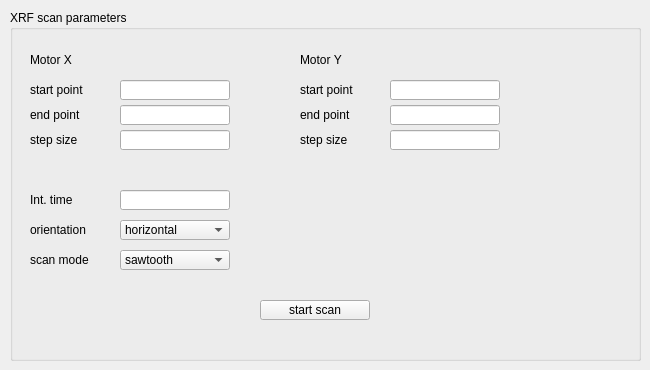
    <widget class="QWidget" name="XRF">
     <attribute name="title">
      <string>XRF</string>
     </attribute>
     <widget class="QGroupBox" name="groupBox_10">
      <property name="enabled">
       <bool>true</bool>
      </property>
      <property name="geometry">
       <rect>
        <x>10</x>
        <y>10</y>
        <width>631</width>
        <height>351</height>
       </rect>
      </property>
      <property name="title">
       <string>XRF scan parameters</string>
      </property>
      <widget class="QLabel" name="label_39">
       <property name="geometry">
        <rect>
         <x>20</x>
         <y>70</y>
         <width>90</width>
         <height>20</height>
        </rect>
       </property>
       <property name="text">
        <string>start point</string>
       </property>
      </widget>
      <widget class="QLineEdit" name="setStartPointX">
       <property name="geometry">
        <rect>
         <x>110</x>
         <y>70</y>
         <width>110</width>
         <height>20</height>
        </rect>
       </property>
      </widget>
      <widget class="QLabel" name="label_40">
       <property name="geometry">
        <rect>
         <x>20</x>
         <y>95</y>
         <width>90</width>
         <height>20</height>
        </rect>
       </property>
       <property name="text">
        <string>end point</string>
       </property>
      </widget>
      <widget class="QLineEdit" name="setEndPointX">
       <property name="geometry">
        <rect>
         <x>110</x>
         <y>95</y>
         <width>110</width>
         <height>20</height>
        </rect>
       </property>
      </widget>
      <widget class="QLineEdit" name="setStepSizeX">
       <property name="geometry">
        <rect>
         <x>110</x>
         <y>120</y>
         <width>110</width>
         <height>20</height>
        </rect>
       </property>
      </widget>
      <widget class="QLabel" name="label_41">
       <property name="geometry">
        <rect>
         <x>20</x>
         <y>120</y>
         <width>90</width>
         <height>20</height>
        </rect>
       </property>
       <property name="text">
        <string>step size</string>
       </property>
      </widget>
      <widget class="QLabel" name="label_42">
       <property name="geometry">
        <rect>
         <x>20</x>
         <y>180</y>
         <width>71</width>
         <height>20</height>
        </rect>
       </property>
       <property name="text">
        <string>Int. time</string>
       </property>
      </widget>
      <widget class="QPushButton" name="StartScanXRF">
       <property name="geometry">
        <rect>
         <x>250</x>
         <y>290</y>
         <width>110</width>
         <height>20</height>
        </rect>
       </property>
       <property name="text">
        <string>start scan</string>
       </property>
      </widget>
      <widget class="QLineEdit" name="setStartPointY">
       <property name="geometry">
        <rect>
         <x>380</x>
         <y>70</y>
         <width>110</width>
         <height>20</height>
        </rect>
       </property>
      </widget>
      <widget class="QLineEdit" name="setStepSizeY">
       <property name="geometry">
        <rect>
         <x>380</x>
         <y>120</y>
         <width>110</width>
         <height>20</height>
        </rect>
       </property>
      </widget>
      <widget class="QLabel" name="label_45">
       <property name="geometry">
        <rect>
         <x>290</x>
         <y>95</y>
         <width>90</width>
         <height>20</height>
        </rect>
       </property>
       <property name="text">
        <string>end point</string>
       </property>
      </widget>
      <widget class="QLabel" name="label_46">
       <property name="geometry">
        <rect>
         <x>290</x>
         <y>120</y>
         <width>90</width>
         <height>20</height>
        </rect>
       </property>
       <property name="text">
        <string>step size</string>
       </property>
      </widget>
      <widget class="QLineEdit" name="setEndPointY">
       <property name="geometry">
        <rect>
         <x>380</x>
         <y>95</y>
         <width>110</width>
         <height>20</height>
        </rect>
       </property>
      </widget>
      <widget class="QLabel" name="label_44">
       <property name="geometry">
        <rect>
         <x>290</x>
         <y>70</y>
         <width>90</width>
         <height>20</height>
        </rect>
       </property>
       <property name="text">
        <string>start point</string>
       </property>
      </widget>
      <widget class="QLabel" name="label_38">
       <property name="geometry">
        <rect>
         <x>20</x>
         <y>40</y>
         <width>63</width>
         <height>20</height>
        </rect>
       </property>
       <property name="text">
        <string>Motor X</string>
       </property>
      </widget>
      <widget class="QLabel" name="label_47">
       <property name="geometry">
        <rect>
         <x>290</x>
         <y>40</y>
         <width>63</width>
         <height>20</height>
        </rect>
       </property>
       <property name="text">
        <string>Motor Y</string>
       </property>
      </widget>
      <widget class="QLineEdit" name="IntegrationTime">
       <property name="geometry">
        <rect>
         <x>110</x>
         <y>180</y>
         <width>110</width>
         <height>20</height>
        </rect>
       </property>
      </widget>
      <widget class="QLabel" name="label_43">
       <property name="geometry">
        <rect>
         <x>20</x>
         <y>210</y>
         <width>71</width>
         <height>20</height>
        </rect>
       </property>
       <property name="text">
        <string>orientation</string>
       </property>
      </widget>
      <widget class="QComboBox" name="ScanOrientation">
       <property name="geometry">
        <rect>
         <x>110</x>
         <y>210</y>
         <width>110</width>
         <height>20</height>
        </rect>
       </property>
       <item>
        <property name="text">
         <string>horizontal</string>
        </property>
       </item>
       <item>
        <property name="text">
         <string>vertical</string>
        </property>
       </item>
      </widget>
      <widget class="QLabel" name="label_48">
       <property name="geometry">
        <rect>
         <x>20</x>
         <y>240</y>
         <width>71</width>
         <height>20</height>
        </rect>
       </property>
       <property name="text">
        <string>scan mode</string>
       </property>
      </widget>
      <widget class="QComboBox" name="ScanMode">
       <property name="geometry">
        <rect>
         <x>110</x>
         <y>240</y>
         <width>110</width>
         <height>20</height>
        </rect>
       </property>
       <item>
        <property name="text">
         <string>sawtooth</string>
        </property>
       </item>
       <item>
        <property name="text">
         <string>snake</string>
        </property>
       </item>
      </widget>
     </widget>
    </widget>
